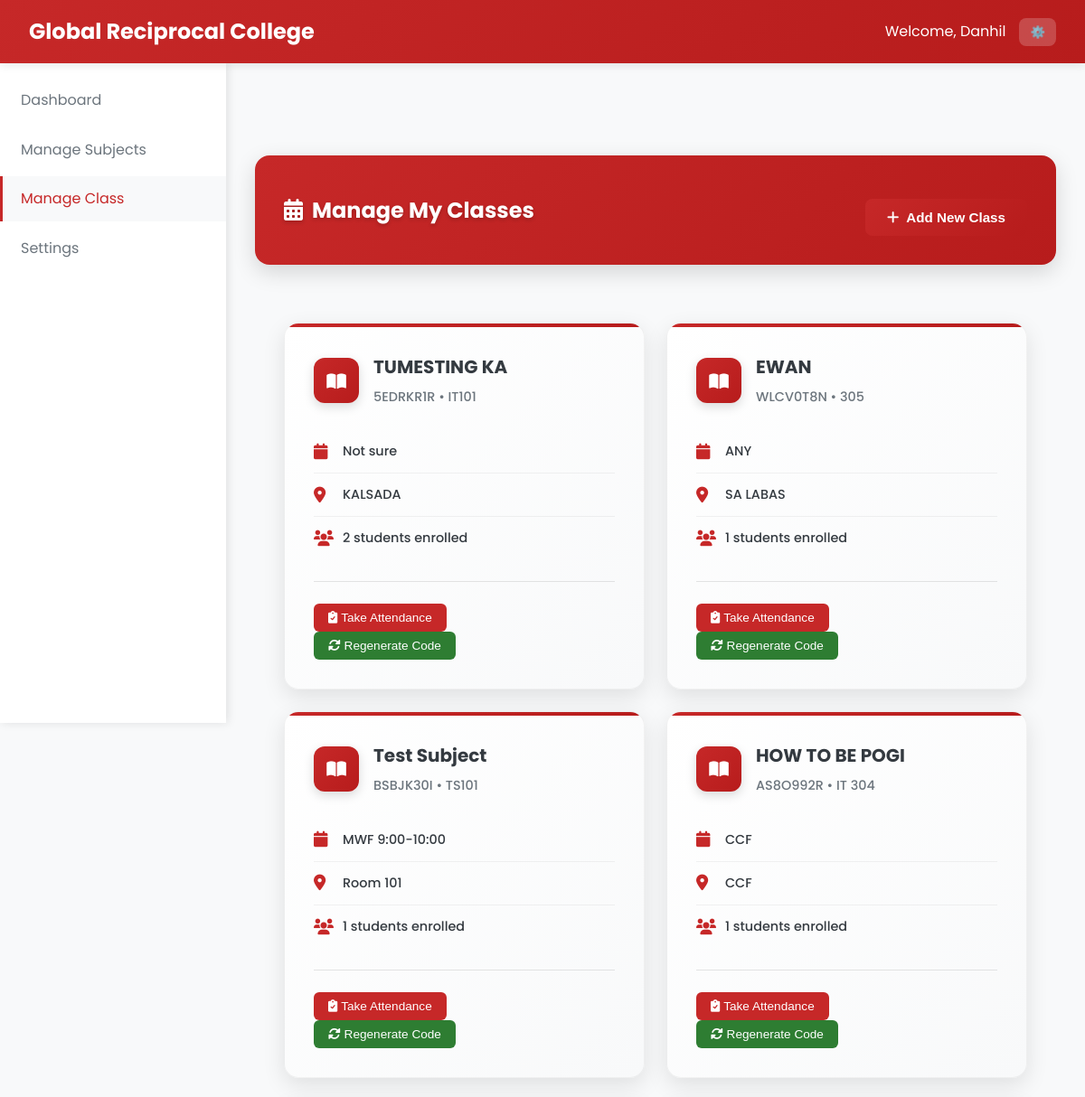
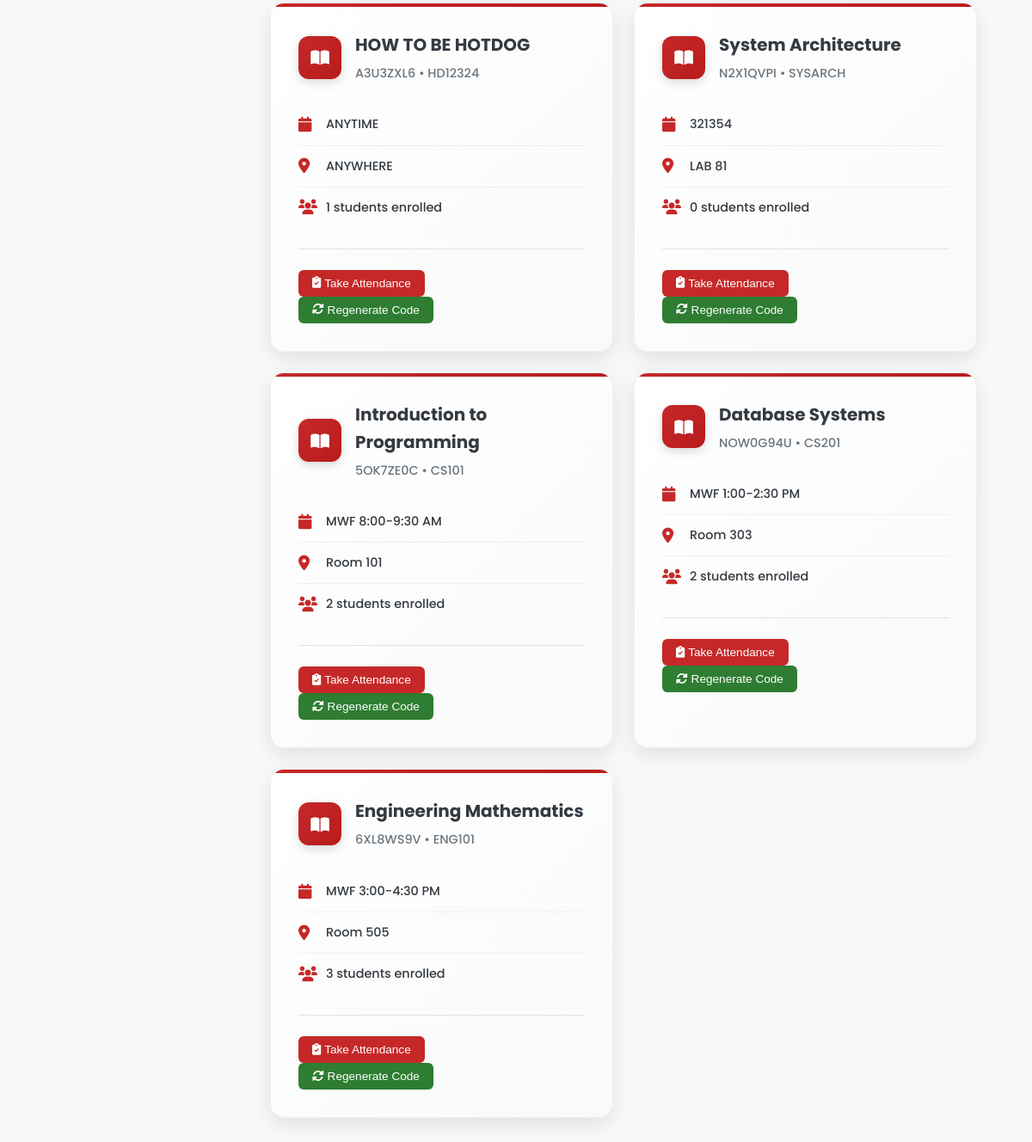
/Professor/professor_manage_schedule.php (signed in), run on the app's committed database (2 pictures, top to bottom).
### tables this page shows
CREATE TABLE `classes` (
  `class_id` varchar(20) NOT NULL,
  `class_name` varchar(100) NOT NULL,
  `class_code` varchar(20) NOT NULL,
  `subject_id` varchar(20) DEFAULT NULL,
  `professor_id` varchar(20) DEFAULT NULL,
  `schedule` varchar(100) DEFAULT NULL,
  `room` varchar(50) DEFAULT NULL,
  `created_at` datetime NOT NULL,
  `updated_at` datetime NOT NULL
);

CREATE TABLE `subjects` (
  `subject_id` varchar(20) NOT NULL,
  `subject_name` varchar(100) NOT NULL,
  `subject_code` varchar(20) NOT NULL,
  `description` text DEFAULT NULL,
  `credits` int(11) NOT NULL,
  `created_at` datetime NOT NULL,
  `updated_at` datetime NOT NULL
);

### Professor/professor_manage_schedule.php (the view, shortened to what this page needs)
<?php
require_once '../php/db.php';
$professor_id = $_SESSION['user_id'];
$query = "SELECT s.*, c.class_id, c.class_code, c.schedule, c.room
          FROM subjects s
          JOIN classes c ON s.subject_id = c.subject_id
          WHERE c.professor_id = ?
          ORDER BY s.created_at DESC";
$stmt = $pdo->prepare($query);
$stmt->execute([$professor_id]);
$subjects = $stmt->fetchAll();
$enrollment_counts = [];
foreach ($subjects as $subject) {
    $stmt = $pdo->prepare("SELECT COUNT(*) as count FROM student_classes sc
                          JOIN classes c ON sc.class_id = c.class_id
                          WHERE c.subject_id = ?");
    $stmt->execute([$subject['subject_id']]);
    $enrollment_counts[$subject['subject_id']] = $stmt->fetch()['count'];
}
?>
<!DOCTYPE html>
<html lang="en">
<head>
    <link rel="stylesheet" href="../css/styles_fixed.css">
    <link rel="stylesheet" href="https://cdnjs.cloudflare.com/ajax/libs/font-awesome/6.0.0/css/all.min.css">
</head>
<body>
    <nav class="navbar">
        <div class="navbar-brand">
            <span class="navbar-title">Global Reciprocal College</span>
        </div>
        <div class="navbar-user">
            <span>Welcome, <?php echo $_SESSION['first_name']; ?></span>
            <div class="user-dropdown">
                <button class="dropdown-toggle">⚙️</button>
            </div>
        </div>
    </nav>
    <aside class="sidebar">
        <ul class="sidebar-menu">
            <li class="sidebar-item">
                <a href="professor_dashboard.php" class="sidebar-link">Dashboard</a>
            </li>
            <li class="sidebar-item">
                <a href="manage_subjects.php" class="sidebar-link">Manage Subjects</a>
            </li>
            <li class="sidebar-item">
                <a href="professor_manage_schedule.php" class="sidebar-link active">Manage Class</a>
            </li>
            <li class="sidebar-item">
                <a href="../admin/settings.php" class="sidebar-link">Settings</a>
            </li>
        </ul>
    </aside>
    <main class="main-content">
        <div class="table-header-enhanced">
            <h2 class="table-title-enhanced"><i class="fas fa-calendar-alt" style="margin-right: 10px;"></i>Manage My Classes</h2>
            <div class="table-actions-enhanced">
                <button class="stat-primary-btn" onclick="openModal('addSubjectModal')">
                    <i class="fas fa-plus"></i> Add New Class
                </button>
            </div>
        </div>
        <div class="dashboard-container">
            <?php if (empty($subjects)): ?>
                <div class="no-data">
                    <p>No classes found. Create your first class to get started.</p>
                    <button class="stat-primary-btn" onclick="openModal('addSubjectModal')">
                        <i class="fas fa-plus"></i> Add New Class
                    </button>
                </div>
            <?php else: ?>
                <div class="stats-grid">
                    <?php foreach ($subjects as $subject): ?>
                    <div class="stat-card-enhanced" onclick="viewClassDetails('<?php echo $subject['class_id']; ?>', '<?php echo $subject['subject_name']; ?>')">
                        <div class="stat-header-enhanced">
                            <div class="stat-icon-enhanced">
                                <i class="fas fa-book-open"></i>
                            </div>
                            <div class="stat-info-enhanced">
                                <h3 class="stat-title-enhanced"><?php echo $subject['subject_name']; ?></h3>
                                <span class="stat-subtitle-enhanced"><?php echo $subject['class_code']; ?> • <?php echo $subject['subject_code']; ?></span>
                            </div>
                        </div>
                        <div class="stat-details-enhanced">
                            <div class="stat-detail-enhanced">
                                <i class="fas fa-calendar stat-detail-icon"></i>
                                <span class="stat-detail-text"><?php echo $subject['schedule']; ?></span>
                            </div>
                            <div class="stat-detail-enhanced">
                                <i class="fas fa-map-marker-alt stat-detail-icon"></i>
                                <span class="stat-detail-text"><?php echo $subject['room']; ?></span>
                            </div>
                            <div class="stat-detail-enhanced">
                                <i class="fas fa-users stat-detail-icon"></i>
                                <span class="stat-detail-text"><?php echo $enrollment_counts[$subject['subject_id']] ?? 0; ?> students enrolled</span>
                            </div>
                        </div>
                        <div class="stat-actions-enhanced">
                            <button class="stat-action-btn" onclick="event.stopPropagation(); openAttendanceModal('<?php echo $subject['class_id']; ?>', '<?php echo $subject['subject_name']; ?>')">
                                <i class="fas fa-clipboard-check"></i> Take Attendance
                            </button>
                            <button class="stat-action-btn secondary" onclick="event.stopPropagation(); regenerateCode('<?php echo $subject['subject_id']; ?>')">
                                <i class="fas fa-sync-alt"></i> Regenerate Code
                            </button>
                        </div>
                    </div>
                    <?php endforeach; ?>
                </div>
            <?php endif; ?>
        </div>
    </main>
</body>
</html>

### css/styles_fixed.css (style rules this page uses)
:root { --primary: #C62828; --primary-dark: #B71C1C; --primary-light: #EF5350; --secondary: #2E7D32; --accent: #1565C0; --light: #f8f9fa; --dark: #343a40; --gray: #6c757d; --light-gray: #e9ecef; --success: #28a745; --warning: #ffc107; --danger: #dc3545; --info: #17a2b8; }
* { margin: 0; padding: 0; box-sizing: border-box; }
body { font-family: 'Poppins', sans-serif; background-color: var(--light); color: var(--dark); line-height: 1.6; }
.navbar { background: linear-gradient(135deg, var(--primary) 0%, var(--primary-dark) 100%); color: white; padding: 1rem 2rem; display: flex; justify-content: space-between; align-items: center; box-shadow: 0 2px 10px rgba(0, 0, 0, 0.1); position: sticky; top: 0; z-index: 1000; }
.navbar-brand { font-size: 1.5rem; font-weight: 700; display: flex; align-items: center; gap: 10px; }
.navbar-user { display: flex; align-items: center; gap: 15px; }
.user-dropdown { position: relative; }
.dropdown-toggle { background: rgba(255, 255, 255, 0.2); border: none; color: white; padding: 8px 12px; border-radius: 8px; cursor: pointer; transition: background-color 0.3s ease; }
.sidebar { width: 250px; background: white; height: calc(100vh - 70px); position: fixed; left: 0; top: 70px; box-shadow: 2px 0 10px rgba(0, 0, 0, 0.1); overflow-y: auto; transition: transform 0.3s ease; z-index: 999; transform: translateX(0); }
.sidebar-menu { list-style: none; padding: 1rem 0; }
.sidebar-item { margin-bottom: 5px; }
.sidebar-link { display: flex; align-items: center; padding: 12px 20px; color: var(--gray); text-decoration: none; transition: all 0.3s ease; border-left: 3px solid transparent; }
.sidebar-link.active { background: var(--light); color: var(--primary); border-left-color: var(--primary); }
.main-content { margin-left: 250px; margin-top: 70px; padding: 2rem; min-height: calc(100vh - 70px); background: var(--light); transition: margin-left 0.3s ease, padding 0.3s ease; }
.dashboard-container { max-width: 1200px; margin: 0 auto; padding: 2rem; }
.stats-grid { display: grid; grid-template-columns: repeat(auto-fill, minmax(350px, 1fr)); gap: 2rem; margin-bottom: 2rem; }
.stat-card-enhanced { background: linear-gradient(135deg, #ffffff 0%, #f8f9fa 100%); border-radius: 16px; padding: 2rem; box-shadow: 0 8px 25px rgba(0, 0, 0, 0.1); border: 1px solid rgba(0, 0, 0, 0.05); transition: all 0.3s ease; position: relative; overflow: hidden; }
.stat-card-enhanced::before { content: ''; position: absolute; top: 0; left: 0; right: 0; height: 4px; background: linear-gradient(90deg, var(--primary) 0%, var(--primary-dark) 100%); }
.stat-header-enhanced { display: flex; align-items: center; gap: 1rem; margin-bottom: 1.5rem; }
.stat-icon-enhanced { width: 50px; height: 50px; background: linear-gradient(135deg, var(--primary) 0%, var(--primary-dark) 100%); border-radius: 12px; display: flex; align-items: center; justify-content: center; color: white; font-size: 1.2rem; box-shadow: 0 4px 12px rgba(0, 0, 0, 0.15); }
.stat-info-enhanced { flex: 1; }
.stat-title-enhanced { font-size: 1.25rem; font-weight: 700; color: var(--dark); margin: 0 0 0.25rem 0; }
.stat-subtitle-enhanced { font-size: 0.9rem; color: var(--gray); font-weight: 500; }
.stat-actions-enhanced { border-top: 1px solid rgba(0, 0, 0, 0.1); padding-top: 1.5rem; }
.stat-action-btn { background: var(--primary); color: white; border: none; padding: 0.5rem 1rem; border-radius: 6px; cursor: pointer; font-size: 0.85rem; font-weight: 500; display: flex; align-items: center; gap: 0.25rem; transition: background-color 0.2s; }
.stat-primary-btn { background: linear-gradient(135deg, var(--primary) 0%, var(--primary-dark) 100%); color: white; border: none; padding: 0.75rem 1.5rem; border-radius: 8px; cursor: pointer; font-size: 0.95rem; font-weight: 600; display: inline-flex; align-items: center; gap: 0.5rem; transition: transform 0.2s, box-shadow 0.2s; }
.table-header-enhanced { background: linear-gradient(135deg, var(--primary) 0%, var(--primary-dark) 100%); padding: 2rem; border-radius: 16px; margin-bottom: 2rem; box-shadow: 0 8px 25px rgba(0, 0, 0, 0.15); display: flex; justify-content: space-between; align-items: center; }
.table-title-enhanced { color: white; font-size: 1.5rem; font-weight: 700; margin: 0; text-shadow: 0 2px 4px rgba(0, 0, 0, 0.2); }
.table-actions-enhanced { display: flex; gap: 1rem; }

### data on the page
classes: subject.subject_name "TUMESTING KA", class_code "5EDRKR1R", subject.subject_code "IT101", schedule "Not sure", room "KALSADA", subject.subject_id "2"
classes: subject.subject_name "EWAN", class_code "WLCV0T8N", subject.subject_code "305", schedule "ANY", room "SA LABAS", subject.subject_id "1"
classes: subject.subject_name "Test Subject", class_code "BSBJK30I", subject.subject_code "TS101", schedule "MWF 9:00-10:00", room "Room 101", subject.subject_id "1"
classes: subject.subject_name "HOW TO BE POGI", class_code "AS8O992R", subject.subject_code "IT 304", schedule "CCF", room "CCF", subject.subject_id "1"
classes: subject.subject_name "HOW TO BE HOTDOG", class_code "A3U3ZXL6", subject.subject_code "HD12324", schedule "ANYTIME", room "ANYWHERE", subject.subject_id "1"
classes: subject.subject_name "System Architecture", class_code "N2X1QVPI", subject.subject_code "SYSARCH", schedule "321354", room "LAB 81", subject.subject_id "0"
classes: subject.subject_name "Introduction to Programming", class_code "5OK7ZE0C", subject.subject_code "CS101", schedule "MWF 8:00-9:30 AM", room "Room 101", subject.subject_id "2"
classes: subject.subject_name "Database Systems", class_code "NOW0G94U", subject.subject_code "CS201", schedule "MWF 1:00-2:30 PM", room "Room 303", subject.subject_id "2"
classes: subject.subject_name "Engineering Mathematics", class_code "6XL8WS9V", subject.subject_code "ENG101", schedule "MWF 3:00-4:30 PM", room "Room 505", subject.subject_id "3"

### other printed values
$_SESSION['first_name'] "Danhil"
